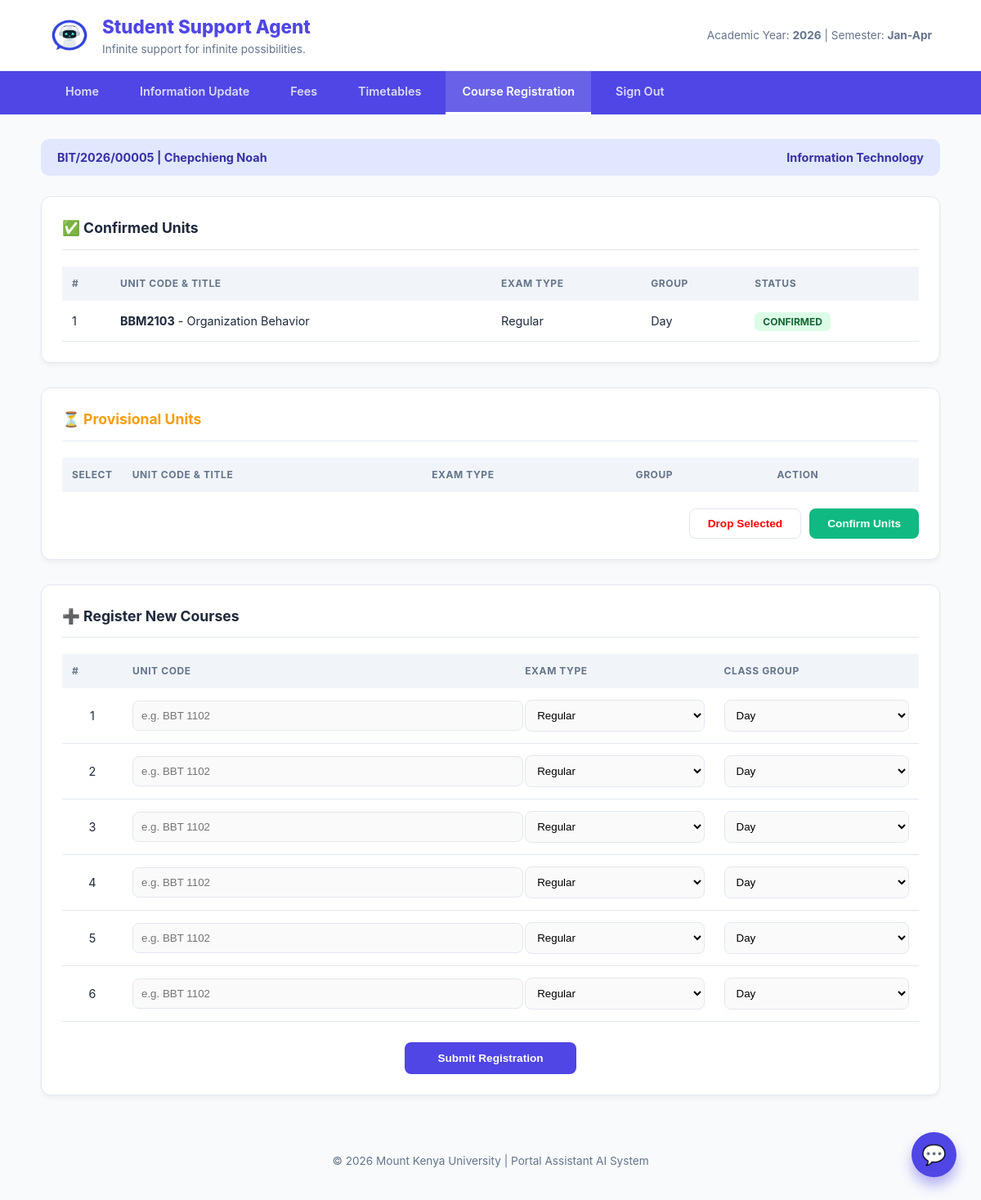
The app's page /Student/regisration.php (signed in), older data.
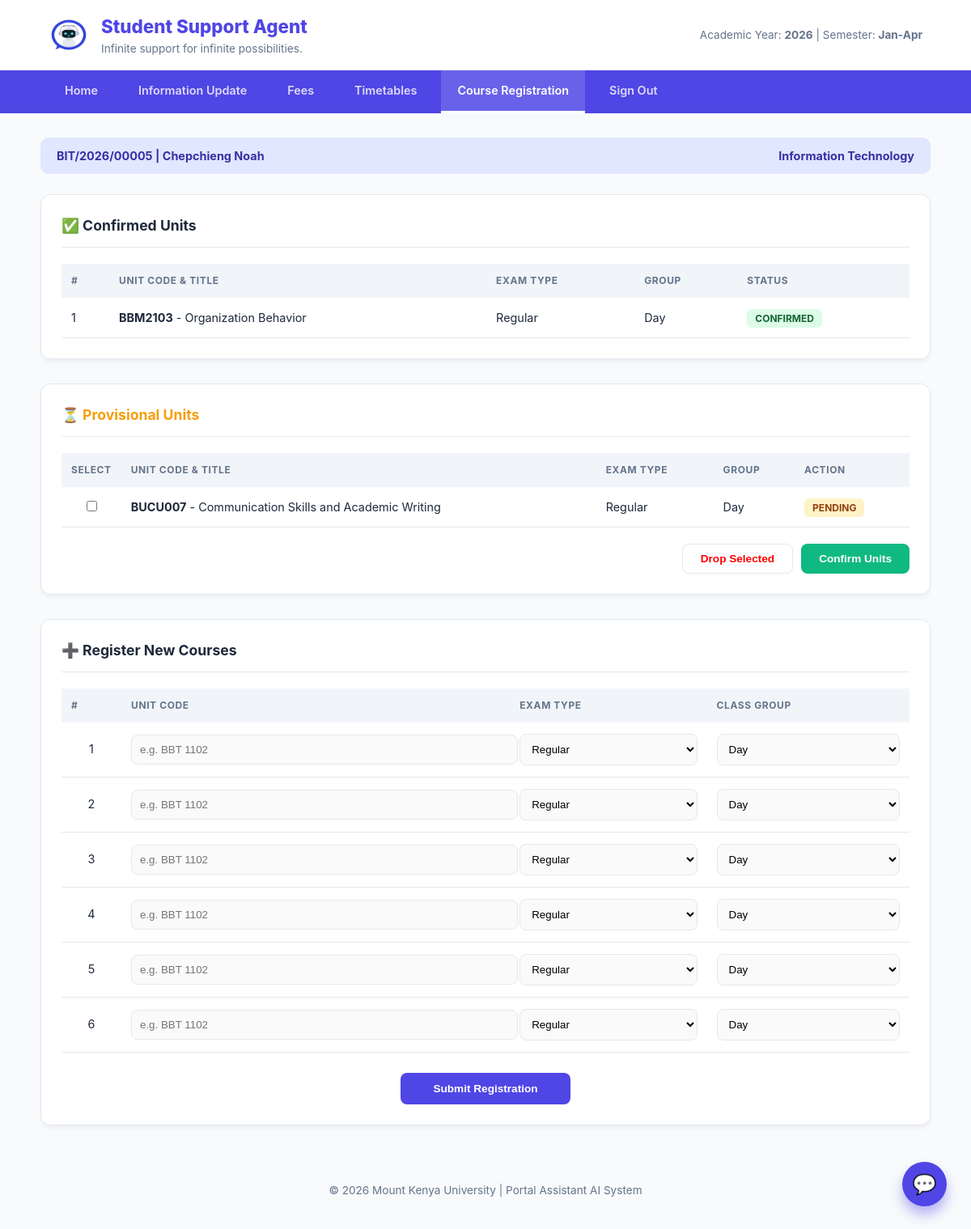
The same page, newer data.
### tables this page shows
CREATE TABLE `registered_courses` (
  `id` int(11) NOT NULL,
  `student_reg_no` varchar(30) NOT NULL,
  `unit_code` varchar(20) NOT NULL,
  `department` varchar(100) DEFAULT NULL,
  `exam_type` varchar(30) NOT NULL,
  `class_group` varchar(20) NOT NULL,
  `semester` varchar(20) NOT NULL,
  `academic_year` varchar(10) NOT NULL,
  `status` enum('Provisional','Confirmed') DEFAULT 'Provisional',
  `registered_at` timestamp NOT NULL DEFAULT current_timestamp()
);

CREATE TABLE `timetable` (
  `id` int(11) NOT NULL,
  `unit_code` varchar(20) DEFAULT NULL,
  `course_title` varchar(100) DEFAULT NULL,
  `department` varchar(50) DEFAULT NULL,
  `time_from` varchar(10) DEFAULT NULL,
  `time_to` varchar(10) DEFAULT NULL,
  `day_of_week` enum('Monday','Tuesday','Wednesday','Thursday','Friday','Saturday','Sunday') DEFAULT NULL,
  `venue` varchar(50) DEFAULT NULL,
  `unit_group` varchar(20) DEFAULT NULL,
  `lecturer` varchar(50) DEFAULT NULL,
  `exam_date` date DEFAULT NULL,
  `semester` enum('1','2','3') NOT NULL,
  `year_level` enum('First Year','Second Year','Third Year','Fourth Year') NOT NULL,
  `academic_year` year(4) NOT NULL,
  `created_at` timestamp NOT NULL DEFAULT current_timestamp()
);

### Student/regisration.php (the view, shortened to what the changed rows need)
<?php
$conn = mysqli_connect("localhost", "root", "", "Portal-Asisstant-AI");
$student_reg_no = $_SESSION['reg_number'] ?? '';
$confirmed = mysqli_query($conn, "SELECT rc.*, t.course_title FROM registered_courses rc JOIN timetable t ON rc.unit_code = t.unit_code WHERE rc.student_reg_no = '$student_reg_no' AND (rc.status = 'Confirmed' OR rc.status = 'Approved')");
$provisional = mysqli_query($conn, "SELECT rc.*, t.course_title FROM registered_courses rc JOIN timetable t ON rc.unit_code = t.unit_code WHERE rc.student_reg_no = '$student_reg_no' AND (rc.status = 'Provisional' OR rc.status IS NULL OR rc.status = '')");
?>
<!DOCTYPE html>
<html lang="en">
<head>
</head>
<body>
<header>
    <div class="branding">
        <div>
            <h1>Student Support Agent</h1>
        </div>
    </div>
</header>
<div class="container">
    <div class="card">
        <table>
            <thead>
                <tr><th>#</th><th>Unit Code & Title</th><th>Exam Type</th><th>Group</th><th>Status</th></tr>
            </thead>
            <tbody>
                <?php $i=1; while($row = mysqli_fetch_assoc($confirmed)): ?>
                    <tr>
                        <td><?php echo $i++; ?></td>
                        <td><strong><?php echo $row['unit_code']; ?></strong> - <?php echo $row['course_title']; ?></td>
                        <td><?php echo $row['exam_type']; ?></td>
                        <td><?php echo $row['class_group']; ?></td>
                        <td><span class="badge bg-success">Confirmed</span></td>
                    </tr>
                <?php endwhile; ?>
            </tbody>
        </table>
    </div>
    <form action="" method="POST">
    <div class="card">
        <table>
            <thead>
                <tr><th width="40">Select</th><th>Unit Code & Title</th><th>Exam Type</th><th>Group</th><th>Action</th></tr>
            </thead>
            <tbody>
                <?php while($row = mysqli_fetch_assoc($provisional)): ?>
                    <tr>
                        <td align="center"><input type="checkbox" name="selected_units[]" value="<?php echo $row['unit_code']; ?>"></td>
                        <td><strong><?php echo $row['unit_code']; ?></strong> - <?php echo $row['course_title']; ?></td>
                        <td><?php echo $row['exam_type']; ?></td>
                        <td><?php echo $row['class_group']; ?></td>
                        <td><span class="badge bg-warning">Pending</span></td>
                    </tr>
                <?php endwhile; ?>
            </tbody>
        </table>
    </div>
    </form>
    <div class="card">
        <form action="" method="POST">
            <table>
                <thead>
                    <tr><th width="50">#</th><th>Unit Code</th><th>Exam Type</th><th>Class Group</th></tr>
                </thead>
                <tbody>
                    <?php for($k=1; $k<=6; $k++): ?>
                        <tr>
                            <td align="center"><?php echo $k; ?></td>
                            <td><input type="text" name="courseCode<?php echo $k; ?>" placeholder="e.g. BBT 1102"></td>
                            <td>
                                <select name="examType<?php echo $k; ?>">
                                    <option>Regular</option><option>Retake</option>
                                </select>
                            </td>
                            <td>
                                <select name="classCode<?php echo $k; ?>">
                                    <option>Day</option><option>Evening</option>
                                </select>
                            </td>
                        </tr>
                    <?php endfor; ?>
                </tbody>
            </table>
        </form>
    </div>
</div>
</body>
</html>

Row changes from the older to the newer data that the page shows:
added registered_courses: unit_code "BUCU007", timetable.course_title "Communication Skills and Academic Writing", exam_type "Regular", class_group "Day"
